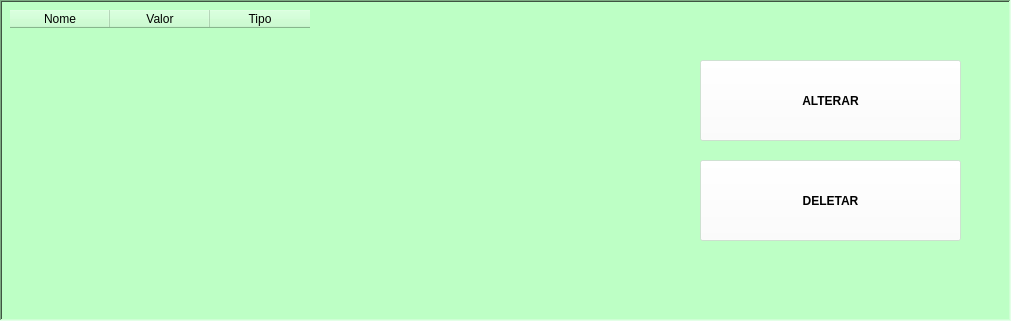
    <widget class="QFrame" name="frame_lista_itens">
     <property name="enabled">
      <bool>true</bool>
     </property>
     <property name="geometry">
      <rect>
       <x>10</x>
       <y>90</y>
       <width>1011</width>
       <height>321</height>
      </rect>
     </property>
     <property name="styleSheet">
      <string notr="true">background: rgb(189, 255, 197)</string>
     </property>
     <property name="frameShape">
      <enum>QFrame::WinPanel</enum>
     </property>
     <property name="frameShadow">
      <enum>QFrame::Sunken</enum>
     </property>
     <property name="lineWidth">
      <number>3</number>
     </property>
     <property name="midLineWidth">
      <number>1</number>
     </property>
     <widget class="QTableWidget" name="tabela_itens">
      <property name="enabled">
       <bool>true</bool>
      </property>
      <property name="geometry">
       <rect>
        <x>10</x>
        <y>10</y>
        <width>631</width>
        <height>291</height>
       </rect>
      </property>
      <property name="styleSheet">
       <string notr="true"/>
      </property>
      <property name="frameShape">
       <enum>QFrame::NoFrame</enum>
      </property>
      <property name="frameShadow">
       <enum>QFrame::Plain</enum>
      </property>
      <property name="gridStyle">
       <enum>Qt::SolidLine</enum>
      </property>
      <column>
       <property name="text">
        <string>Nome</string>
       </property>
      </column>
      <column>
       <property name="text">
        <string notr="true">Valor</string>
       </property>
      </column>
      <column>
       <property name="text">
        <string>Tipo</string>
       </property>
      </column>
     </widget>
     <widget class="QPushButton" name="botao_alterar_item">
      <property name="geometry">
       <rect>
        <x>700</x>
        <y>60</y>
        <width>261</width>
        <height>81</height>
       </rect>
      </property>
      <property name="styleSheet">
       <string notr="true">background-color: rgba(255, 255, 255, 0.4);
font: 10pt &quot;MS Shell Dlg 2&quot;;
font: bold</string>
      </property>
      <property name="text">
       <string>ALTERAR</string>
      </property>
     </widget>
     <widget class="QPushButton" name="botao_deletar_item">
      <property name="geometry">
       <rect>
        <x>700</x>
        <y>160</y>
        <width>261</width>
        <height>81</height>
       </rect>
      </property>
      <property name="styleSheet">
       <string notr="true">background-color: rgba(255, 255, 255, 0.4);
font: 10pt &quot;MS Shell Dlg 2&quot;;
font: bold</string>
      </property>
      <property name="text">
       <string>DELETAR</string>
      </property>
     </widget>
    </widget>
